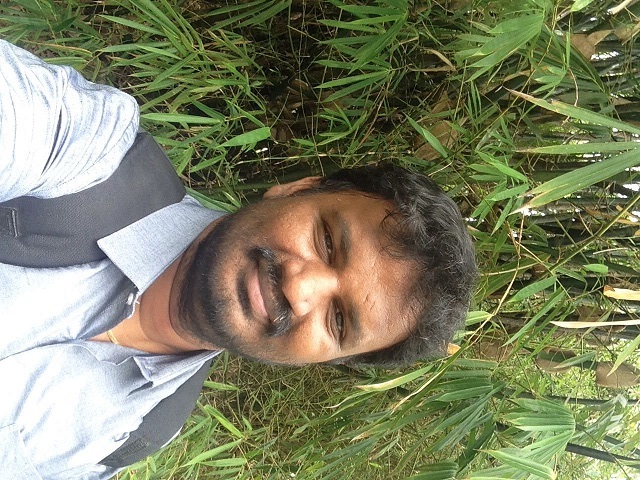
#> input picture myface.jpeg, 640 x 480 px
$ python sample14.py
#> lines starting #> are read from the running program, lines starting #| are printed output that depends on the picture
import cv2
import numpy as np

img = cv2.imread("myface.jpeg")
#> img is the input picture: shape (480, 640, 3); mean B, G, R 99.6, 128.9, 126


M = np.float32([[1,0,10],[0,1,100]])
dst = cv2.warpAffine(img,M,(480,640))
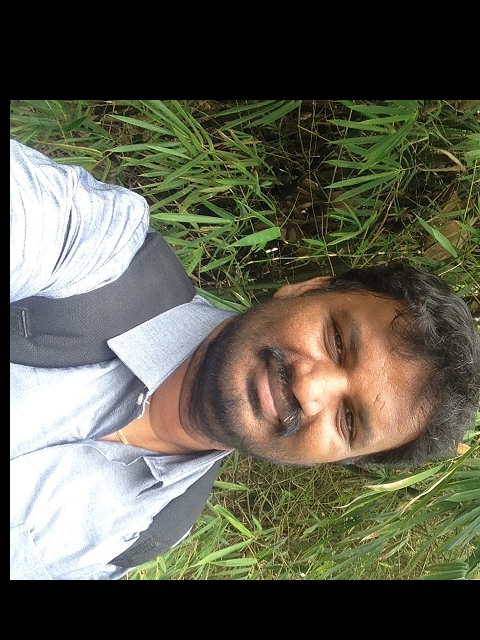
#> dst: shape (640, 480, 3); mean B, G, R 78.7, 94.6, 95.1

cv2.imshow("face", img)
cv2.imshow("out", dst)

cv2.waitKey(0)
cv2.destroyAllWindows()
